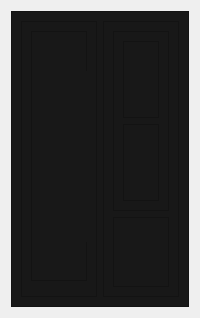
            <widget class="QWidget" name="account_page_2">
             <layout class="QGridLayout" name="gridLayout_4">
              <item row="0" column="0">
               <widget class="QFrame" name="frame_8">
                <property name="styleSheet">
                 <string notr="true">background-color: rgb(24, 24, 24);</string>
                </property>
                <property name="frameShape">
                 <enum>QFrame::StyledPanel</enum>
                </property>
                <property name="frameShadow">
                 <enum>QFrame::Raised</enum>
                </property>
                <layout class="QHBoxLayout" name="horizontalLayout_20">
                 <item>
                  <widget class="QFrame" name="frame_56">
                   <property name="frameShape">
                    <enum>QFrame::StyledPanel</enum>
                   </property>
                   <property name="frameShadow">
                    <enum>QFrame::Raised</enum>
                   </property>
                   <layout class="QVBoxLayout" name="verticalLayout_16">
                    <item>
                     <widget class="QFrame" name="frame_11">
                      <property name="minimumSize">
                       <size>
                        <width>0</width>
                        <height>250</height>
                       </size>
                      </property>
                      <property name="frameShape">
                       <enum>QFrame::StyledPanel</enum>
                      </property>
                      <property name="frameShadow">
                       <enum>QFrame::Raised</enum>
                      </property>
                      <widget class="QLabel" name="label_24">
                       <property name="geometry">
                        <rect>
                         <x>50</x>
                         <y>40</y>
                         <width>191</width>
                         <height>171</height>
                        </rect>
                       </property>
                       <property name="styleSheet">
                        <string notr="true">border-image: url(:/newPrefix/🦆 icon _User Circle_.png);</string>
                       </property>
                       <property name="text">
                        <string/>
                       </property>
                      </widget>
                     </widget>
                    </item>
                    <item>
                     <widget class="QFrame" name="frame_58">
                      <property name="styleSheet">
                       <string notr="true">color: rgb(255, 255, 255);
font: 75 26pt &quot;MS Shell Dlg 2&quot;;</string>
                      </property>
                      <property name="frameShape">
                       <enum>QFrame::StyledPanel</enum>
                      </property>
                      <property name="frameShadow">
                       <enum>QFrame::Raised</enum>
                      </property>
                      <widget class="QLabel" name="label_23">
                       <property name="geometry">
                        <rect>
                         <x>30</x>
                         <y>0</y>
                         <width>241</width>
                         <height>121</height>
                        </rect>
                       </property>
                       <property name="text">
                        <string>Account Holders  Name</string>
                       </property>
                       <property name="alignment">
                        <set>Qt::AlignCenter</set>
                       </property>
                       <property name="wordWrap">
                        <bool>true</bool>
                       </property>
                      </widget>
                     </widget>
                    </item>
                   </layout>
                  </widget>
                 </item>
                 <item>
                  <widget class="QFrame" name="frame_57">
                   <property name="styleSheet">
                    <string notr="true">color: rgb(255, 255, 255);</string>
                   </property>
                   <property name="frameShape">
                    <enum>QFrame::StyledPanel</enum>
                   </property>
                   <property name="frameShadow">
                    <enum>QFrame::Raised</enum>
                   </property>
                   <layout class="QVBoxLayout" name="verticalLayout_14">
                    <item>
                     <widget class="QFrame" name="frame_59">
                      <property name="sizePolicy">
                       <sizepolicy hsizetype="Preferred" vsizetype="Expanding">
                        <horstretch>0</horstretch>
                        <verstretch>0</verstretch>
                       </sizepolicy>
                      </property>
                      <property name="frameShape">
                       <enum>QFrame::StyledPanel</enum>
                      </property>
                      <property name="frameShadow">
                       <enum>QFrame::Raised</enum>
                      </property>
                      <layout class="QVBoxLayout" name="verticalLayout_17">
                       <item>
                        <widget class="QFrame" name="frame_64">
                         <property name="frameShape">
                          <enum>QFrame::StyledPanel</enum>
                         </property>
                         <property name="frameShadow">
                          <enum>QFrame::Raised</enum>
                         </property>
                         <widget class="QLabel" name="label_27">
                          <property name="geometry">
                           <rect>
                            <x>50</x>
                            <y>20</y>
                            <width>47</width>
                            <height>14</height>
                           </rect>
                          </property>
                          <property name="text">
                           <string>TextLabel</string>
                          </property>
                         </widget>
                         <widget class="QLabel" name="label_28">
                          <property name="geometry">
                           <rect>
                            <x>170</x>
                            <y>20</y>
                            <width>47</width>
                            <height>14</height>
                           </rect>
                          </property>
                          <property name="text">
                           <string>TextLabel</string>
                          </property>
                         </widget>
                         <widget class="QLabel" name="label_29">
                          <property name="geometry">
                           <rect>
                            <x>50</x>
                            <y>50</y>
                            <width>47</width>
                            <height>14</height>
                           </rect>
                          </property>
                          <property name="text">
                           <string>TextLabel</string>
                          </property>
                         </widget>
                         <widget class="QLabel" name="label_30">
                          <property name="geometry">
                           <rect>
                            <x>170</x>
                            <y>50</y>
                            <width>47</width>
                            <height>14</height>
                           </rect>
                          </property>
                          <property name="text">
                           <string>TextLabel</string>
                          </property>
                         </widget>
                         <widget class="QLabel" name="label_31">
                          <property name="geometry">
                           <rect>
                            <x>50</x>
                            <y>80</y>
                            <width>47</width>
                            <height>14</height>
                           </rect>
                          </property>
                          <property name="text">
                           <string>TextLabel</string>
                          </property>
                         </widget>
                         <widget class="QLabel" name="label_32">
                          <property name="geometry">
                           <rect>
                            <x>170</x>
                            <y>80</y>
                            <width>47</width>
                            <height>14</height>
                           </rect>
                          </property>
                          <property name="text">
                           <string>TextLabel</string>
                          </property>
                         </widget>
                         <widget class="QLabel" name="label_33">
                          <property name="geometry">
                           <rect>
                            <x>50</x>
                            <y>110</y>
                            <width>47</width>
                            <height>14</height>
                           </rect>
                          </property>
                          <property name="text">
                           <string>TextLabel</string>
                          </property>
                         </widget>
                         <widget class="QLabel" name="label_34">
                          <property name="geometry">
                           <rect>
                            <x>170</x>
                            <y>110</y>
                            <width>47</width>
                            <height>14</height>
                           </rect>
                          </property>
                          <property name="text">
                           <string>TextLabel</string>
                          </property>
                         </widget>
                        </widget>
                       </item>
                       <item>
                        <widget class="QFrame" name="frame_65">
                         <property name="frameShape">
                          <enum>QFrame::StyledPanel</enum>
                         </property>
                         <property name="frameShadow">
                          <enum>QFrame::Raised</enum>
                         </property>
                        </widget>
                       </item>
                      </layout>
                     </widget>
                    </item>
                    <item alignment="Qt::AlignBottom">
                     <widget class="QFrame" name="frame_60">
                      <property name="minimumSize">
                       <size>
                        <width>0</width>
                        <height>70</height>
                       </size>
                      </property>
                      <property name="frameShape">
                       <enum>QFrame::StyledPanel</enum>
                      </property>
                      <property name="frameShadow">
                       <enum>QFrame::Raised</enum>
                      </property>
                     </widget>
                    </item>
                   </layout>
                  </widget>
                 </item>
                </layout>
               </widget>
              </item>
             </layout>
            </widget>
